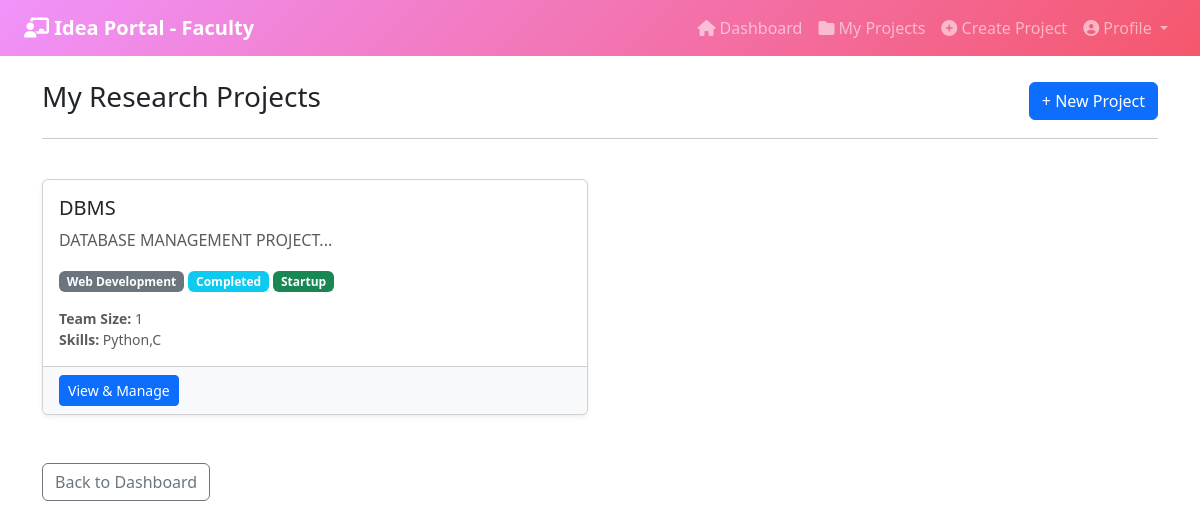
The app's page /faculty/projects (signed in) with its own data.
### backend/database/models.py (models this page shows, shortened)
class ResearchProject(db.Model):
    __tablename__ = 'research_project'
    project_id = db.Column(db.Integer, primary_key=True)
    faculty_id = db.Column(db.Integer, db.ForeignKey('person.person_id'))
    project_title = db.Column(db.String(200), nullable=False)
    project_description = db.Column(db.Text)
    domain = db.Column(db.String(100))
    department = db.Column(db.String(100))
    required_skills = db.Column(db.Text)  # Comma-separated skills
    team_size = db.Column(db.Integer)
    start_date = db.Column(db.Date)
    end_date = db.Column(db.Date)
    project_status = db.Column(db.String(50), default='Proposed')  # Proposed / Ongoing / Completed / On Hold
    iic_registration_status = db.Column(db.String(50))
    project_level = db.Column(db.String(50))
    program_location = db.Column(db.String(100))
    is_approved = db.Column(db.Boolean, default=False)
    is_startup_converted = db.Column(db.Boolean, default=False)  # Track if converted to startup
    created_at = db.Column(db.DateTime, default=datetime.utcnow)
    updated_at = db.Column(db.DateTime, default=datetime.utcnow, onupdate=datetime.utcnow)

### backend/faculty/routes.py (the view)
@faculty_bp.route('/projects')
@login_required
@role_required('Faculty')
def projects_list():
    faculty_id = session['user_id']
    projects = ResearchProject.query.filter_by(faculty_id=faculty_id).all()
    return render_template('faculty/projects_list.html', projects=projects)

### frontend/templates/faculty/projects_list.html
{% extends "base.html" %}
{% block content %}
<div class="row mb-4">
    <div class="col-md-12">
        <div class="d-flex justify-content-between align-items-center">
            <h3>My Research Projects</h3>
            <a href="/faculty/project/create" class="btn btn-primary">+ New Project</a>
        </div>
        <hr>
    </div>
</div>
{% if projects %}
<div class="row">
    {% for project in projects %}
    <div class="col-md-6 mb-4">
        <div class="card h-100 shadow-sm">
            <div class="card-body">
                <h5 class="card-title">{{ project.project_title }}</h5>
                <p class="card-text text-muted">{{ project.project_description[:100] }}...</p>
                <div class="mb-3">
                    <span class="badge bg-secondary">{{ project.domain }}</span>
                    {% if project.project_status == 'Ongoing' %}
                        <span class="badge bg-success">{{ project.project_status }}</span>
                    {% elif project.project_status == 'Completed' %}
                        <span class="badge bg-info">{{ project.project_status }}</span>
                    {% else %}
                        <span class="badge bg-warning">{{ project.project_status }}</span>
                    {% endif %}
                    {% if project.is_startup_converted %}
                        <span class="badge bg-success">Startup</span>
                    {% endif %}
                </div>
                <p class="card-text small text-muted">
                    <strong>Team Size:</strong> {{ project.team_size }}<br>
                    <strong>Skills:</strong> {{ project.required_skills or 'N/A' }}
                </p>
            </div>
            <div class="card-footer bg-light">
                <a href="/faculty/project/{{ project.project_id }}" class="btn btn-primary btn-sm">View & Manage</a>
            </div>
        </div>
    </div>
    {% endfor %}
</div>
{% else %}
<div class="alert alert-info">
    <h5>No research projects yet!</h5>
    <p>Start creating your first research project to manage your academic work.</p>
    <a href="/faculty/project/create" class="btn btn-primary">Create First Project</a>
</div>
{% endif %}
<div class="row mt-4">
    <div class="col-md-12">
        <a href="/faculty/dashboard" class="btn btn-outline-secondary">Back to Dashboard</a>
    </div>
</div>
{% endblock %}

### records on screen
ResearchProject: project_title "DBMS", project_description "DATABASE MANAGEMENT PROJECT", domain "Web Development", project_status "Completed", is_startup_converted "Startup", team_size "1", required_skills "Python,C"
